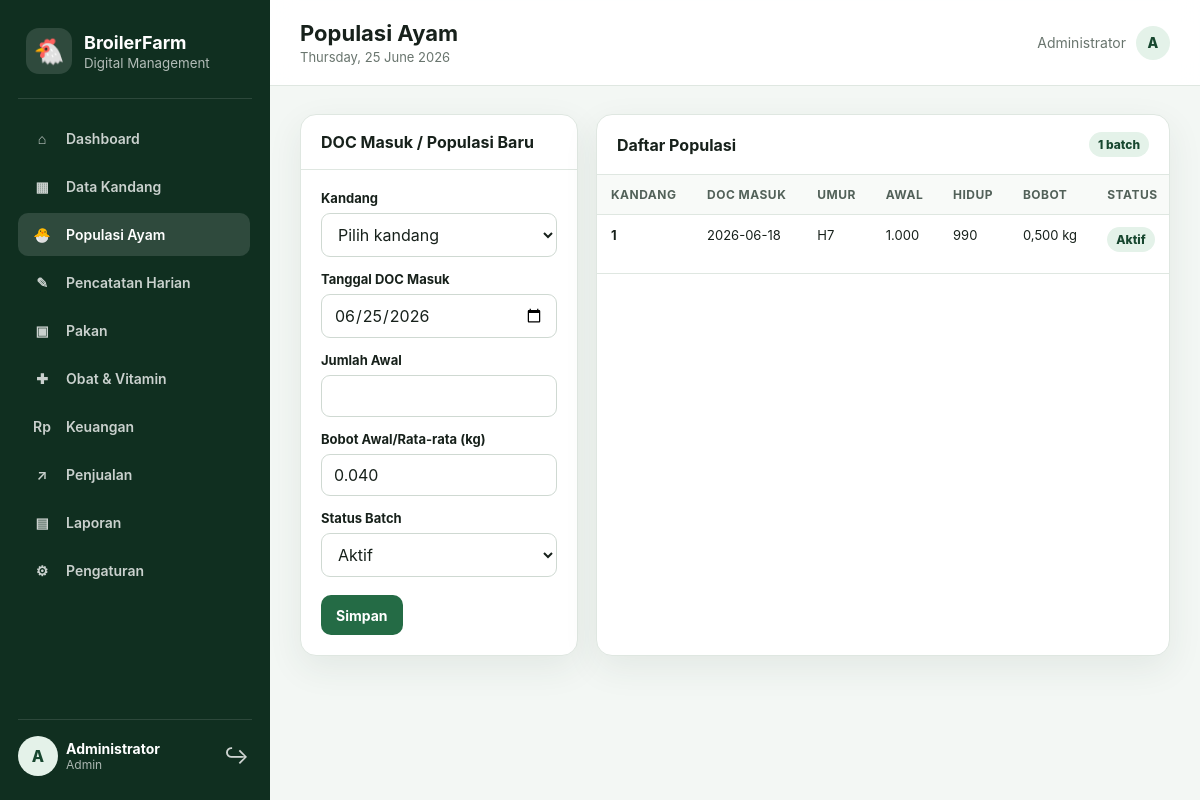
The page /populasi.php (signed in) on the database its author committed.
### tables this page shows
CREATE TABLE `populasi` (
  `id` int(10) UNSIGNED NOT NULL,
  `kandang_id` int(10) UNSIGNED NOT NULL,
  `tgl_masuk` date NOT NULL,
  `jumlah_awal` int(10) UNSIGNED NOT NULL,
  `jumlah_hidup` int(10) UNSIGNED NOT NULL,
  `berat_rata` decimal(8,3) NOT NULL DEFAULT 0.000,
  `status` enum('aktif','panen','selesai') NOT NULL DEFAULT 'aktif',
  `created_at` timestamp NOT NULL DEFAULT current_timestamp()
);

CREATE TABLE `kandang` (
  `id` int(10) UNSIGNED NOT NULL,
  `nama_kandang` varchar(100) NOT NULL,
  `kapasitas` int(10) UNSIGNED NOT NULL DEFAULT 0,
  `lokasi` varchar(180) DEFAULT NULL,
  `status` enum('aktif','nonaktif') NOT NULL DEFAULT 'aktif',
  `created_at` timestamp NOT NULL DEFAULT current_timestamp()
);

### includes/functions.php (called while the page is built, shortened)
<?php
function e(?string $value): string
{
    return htmlspecialchars((string) $value, ENT_QUOTES, 'UTF-8');
}

### populasi.php (the view, shortened to what this page needs)
<?php
$pdo = db();
$edit = null;
$rows = $pdo->query("
    SELECT p.*, k.nama_kandang, k.kapasitas,
           DATEDIFF(CURDATE(), p.tgl_masuk) AS umur_hari,
           (p.jumlah_awal - p.jumlah_hidup) AS berkurang
    FROM populasi p
    JOIN kandang k ON k.id = p.kandang_id
    ORDER BY FIELD(p.status, 'aktif', 'panen', 'selesai'), p.tgl_masuk DESC
")->fetchAll();
require __DIR__ . '/includes/header.php';
?>
<div class="grid cols-3">
    <section class="card">
        <div class="card-header"><h3><?= $edit ? 'Edit Populasi' : 'DOC Masuk / Populasi Baru' ?></h3></div>
        <div class="card-body">
            <form method="post">
                <div class="form-group">
                    <label>Kandang</label>
                    <select name="kandang_id" required>
                        <option value="">Pilih kandang</option>
                    </select>
                </div>
                <div class="form-group" style="margin-top:14px">
                    <label>Tanggal DOC Masuk</label>
                    <input type="date" name="tgl_masuk" required value="<?= e($edit['tgl_masuk'] ?? date('Y-m-d')) ?>">
                </div>
                <div class="form-group" style="margin-top:14px">
                    <label>Jumlah Awal</label>
                    <input type="number" min="1" name="jumlah_awal" required value="<?= e((string)($edit['jumlah_awal'] ?? '')) ?>">
                </div>
                <div class="form-group" style="margin-top:14px">
                    <label>Bobot Awal/Rata-rata (kg)</label>
                    <input type="number" min="0" step="0.001" name="berat_rata" value="<?= e((string)($edit['berat_rata'] ?? '0.040')) ?>">
                </div>
                <div class="form-group" style="margin-top:14px">
                    <label>Status Batch</label>
                    <select name="status">
                        <?php foreach (['aktif'=>'Aktif','panen'=>'Panen','selesai'=>'Selesai'] as $key=>$label): ?>
                            <option value="<?= e($key) ?>" <?= (($edit['status'] ?? 'aktif') === $key) ? 'selected' : '' ?>><?= e($label) ?></option>
                        <?php endforeach; ?>
                    </select>
                </div>
                <div class="inline-actions" style="margin-top:18px">
                    <button class="btn btn-primary" type="submit">Simpan</button>
                </div>
            </form>
        </div>
    </section>
    <section class="card" style="grid-column:span 2">
        <div class="card-header"><h3>Daftar Populasi</h3><span class="badge"><?= count($rows) ?> batch</span></div>
        <div class="card-body" style="padding:0">
            <?php if ($rows): ?>
                <div class="table-wrap">
                    <table>
                        <thead><tr><th>Kandang</th><th>DOC Masuk</th><th>Umur</th><th>Awal</th><th>Hidup</th><th>Bobot</th><th>Status</th><th>Aksi</th></tr></thead>
                        <tbody>
                        <?php foreach ($rows as $row): ?>
                            <tr>
                                <td><strong><?= e($row['nama_kandang']) ?></strong></td>
                                <td><?= e($row['tgl_masuk']) ?></td>
                                <td>H<?= max(0, (int)$row['umur_hari']) ?></td>
                                <td><?= number_format((int)$row['jumlah_awal'], 0, ',', '.') ?></td>
                                <td><?= number_format((int)$row['jumlah_hidup'], 0, ',', '.') ?></td>
                                <td><?= number_format((float)$row['berat_rata'], 3, ',', '.') ?> kg</td>
                                <td><span class="badge <?= $row['status'] === 'aktif' ? '' : 'gray' ?>"><?= e(ucfirst($row['status'])) ?></span></td>
                            </tr>
                        <?php endforeach; ?>
                        </tbody>
                    </table>
                </div>
            <?php else: ?>
                <div class="empty"><strong>Belum ada populasi</strong>Catat DOC masuk untuk memulai satu periode pemeliharaan.</div>
            <?php endif; ?>
        </div>
    </section>
</div>
<?php require __DIR__ . '/includes/footer.php'; ?>

### assets/css/style.css (style rules this page uses)
:root { --ink: #17211b; --muted: #69756e; --line: #dfe7e1; --paper: #ffffff; --background: #f3f7f4; --primary: #246b45; --primary-dark: #17472f; --primary-soft: #e4f2e9; --danger: #b42318; --danger-soft: #feeceb; --warning: #9a6700; --warning-soft: #fff6d8; --shadow: 0 12px 35px rgba(35, 65, 46, .08); }
* { box-sizing: border-box; }
html { scroll-behavior: smooth; }
body { margin: 0; font-family: Inter, ui-sans-serif, system-ui, -apple-system, BlinkMacSystemFont, "Segoe UI", sans-serif; color: var(--ink); background: var(--background); }
button, input, select, textarea { font: inherit; }
.grid { display: grid; gap: 18px; }
.grid.cols-3 { grid-template-columns: repeat(3, minmax(0, 1fr)); }
.card { background: var(--paper); border: 1px solid var(--line); border-radius: 16px; box-shadow: var(--shadow); overflow: hidden; }
.card-header { padding: 17px 20px; border-bottom: 1px solid var(--line); display: flex; align-items: center; justify-content: space-between; gap: 12px; }
.card-header h3 { margin: 0; font-size: 16px; }
.card-body { padding: 20px; }
.btn { display: inline-flex; align-items: center; justify-content: center; gap: 8px; min-height: 40px; padding: 9px 14px; border: 1px solid transparent; border-radius: 10px; cursor: pointer; font-weight: 700; font-size: 14px; }
.btn-primary { color: white; background: var(--primary); }
.form-group { display: grid; gap: 7px; }
label { font-weight: 700; font-size: 13px; }
input, select, textarea { width: 100%; min-height: 42px; padding: 10px 12px; border: 1px solid #cfd9d2; border-radius: 9px; background: white; color: var(--ink); outline: none; }
.table-wrap { width: 100%; overflow-x: auto; }
table { width: 100%; border-collapse: collapse; min-width: 720px; }
th, td { padding: 12px 14px; border-bottom: 1px solid var(--line); text-align: left; vertical-align: top; font-size: 13px; }
th { color: #526159; font-size: 12px; text-transform: uppercase; letter-spacing: .04em; background: #f8faf8; }
.badge { display: inline-flex; align-items: center; min-height: 25px; padding: 4px 9px; border-radius: 999px; font-size: 12px; font-weight: 800; background: var(--primary-soft); color: var(--primary-dark); }
.inline-actions { display: flex; gap: 7px; flex-wrap: wrap; }

### rows shown on the page
populasi: kandang.nama_kandang "1", tgl_masuk "2026-06-18", max(0, (int)$row['umur_hari']) "7", jumlah_awal "1.000", jumlah_hidup "990", berat_rata "0,500", status "Aktif"

### other values the page prints
substr($user['name'] ?? 'U', 0, 1) "A"
$user['name'] "Administrator"
$user['role'] "Admin"
$pageTitle "Populasi Ayam"
count($rows) "1"
form field status "Aktif"
